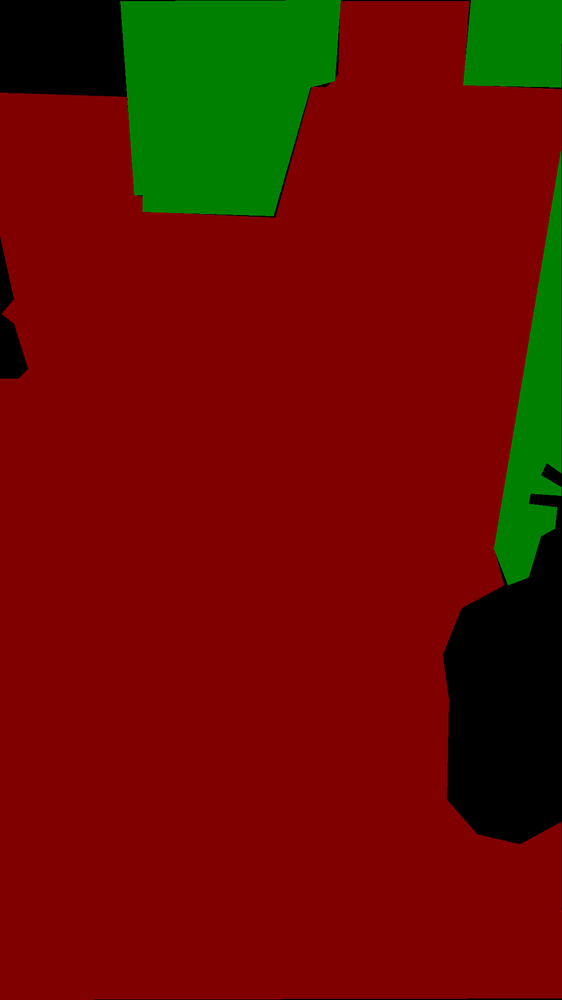
#> input picture models/research/deeplab/datasets/Bontouch/hallway_dataset_voc/SegmentationClassPNG/Hallway_frame0009.png, 562 x 1000 px, shrunk from 1080 x 1920 before the run, given in place of Hallway_frame0009.jpg, which was not available
$ python relabel_bontouch_dataset.py   (Python 2 division)
#> lines starting #> are read from the running program, lines starting #| are printed output that depends on the picture; pictures that were not available may be replaced by others from this repository, and a replacement may not be noted
### models/research/deeplab/datasets/visualize_data.py
from PIL import Image
import numpy as np

from matplotlib import gridspec
from matplotlib import pyplot as plt

def create_pascal_label_colormap():
    colormap = np.zeros((256, 3), dtype=int)
    ind = np.arange(256, dtype=int)

    for shift in reversed(range(8)):
        for channel in range(3):
            colormap[:, channel] |= ((ind >> channel) & 1) << shift
        ind >>= 3

    return colormap

def label_to_color_image(label):
    if label.ndim != 2:
        raise ValueError('Expect 2-D input label')

    colormap = create_pascal_label_colormap()

    if np.max(label) >= len(colormap):
        raise ValueError('label value too large.')

    return colormap[label]

# [31 lines left out: function vis_segmentation, not called in this run]


LABEL_NAMES = np.asarray([
    'background', 'wall', 'floor'
])

FULL_LABEL_MAP = np.arange(len(LABEL_NAMES)).reshape(len(LABEL_NAMES), 1)
FULL_COLOR_MAP = label_to_color_image(FULL_LABEL_MAP)

### models/research/deeplab/datasets/relabel_bontouch_dataset.py
from PIL import Image
import numpy as np
import os
import glob
import sys
import visualize_data

cwd = os.getcwd()

def relabel_images(files):
    count = 0
    for filename in files:
        org_file  = filename.replace("SegmentationClassPNG", "images", 1)
        org_file  = org_file.replace("png", "jpg", 1)
        org_image = Image.open(cwd+"/"+org_file)
#> org_image is the input picture: PIL image 562x1000 RGB; mean R, G, B 104.1, 13.8, 0
        #Converts img to grayscale
        im = Image.open(filename).convert('L')
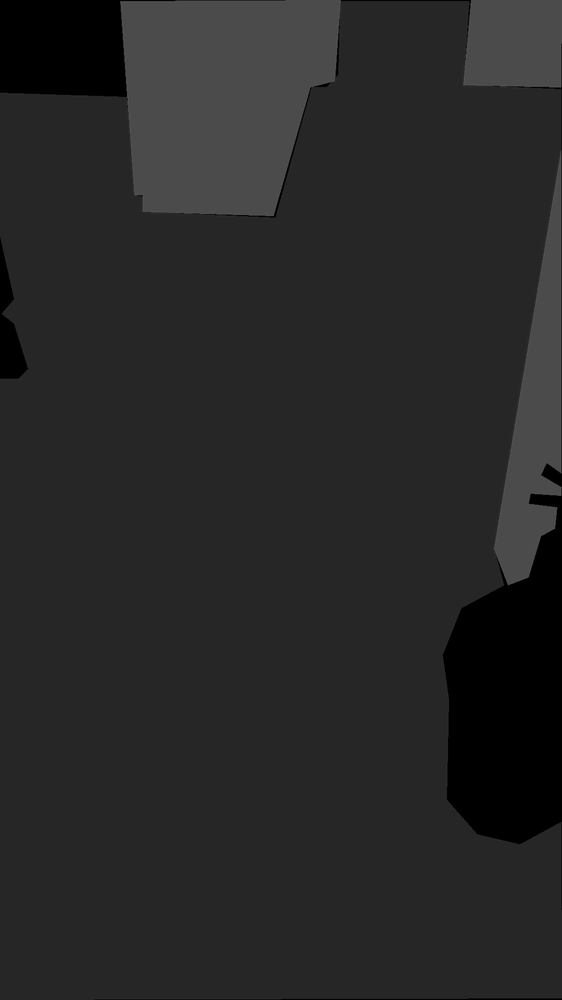
#> im: PIL image 562x1000 L; min 0, max 87, mean 39
        count += 1

        im_mat=np.asarray(im.getdata(),dtype=np.uint8).reshape((im.size[1],im.size[0]))
        im_vis = visualize_data.label_to_color_image(im_mat)
#> in label_to_color_image (call 2), `return colormap[label]`:
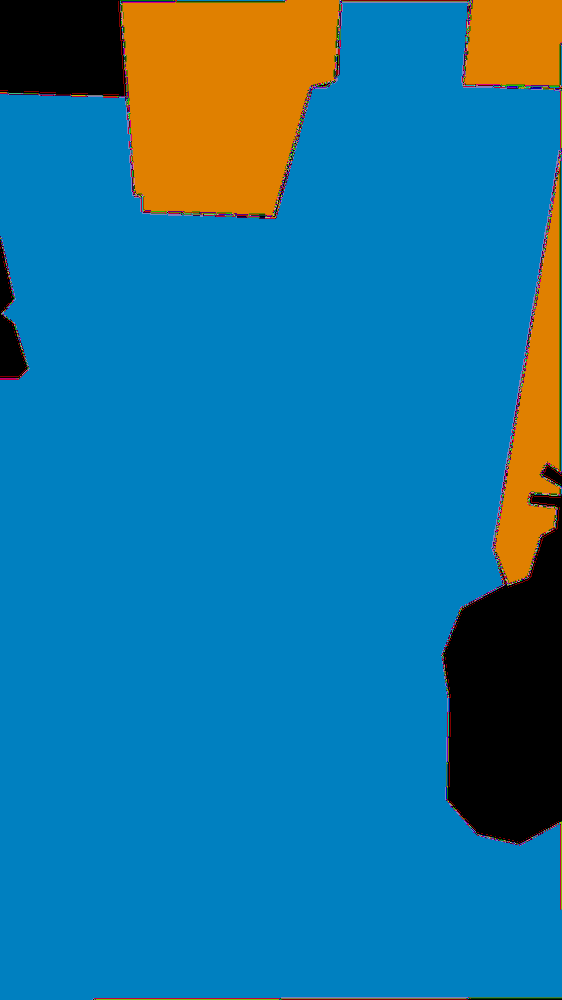
#> returned value: shape (1000, 562, 3) int64; mean of channels 0, 1, 2 24.7, 117.5, 156.1; drawn as R, G, B

        im_mat[im_mat==38] = 1
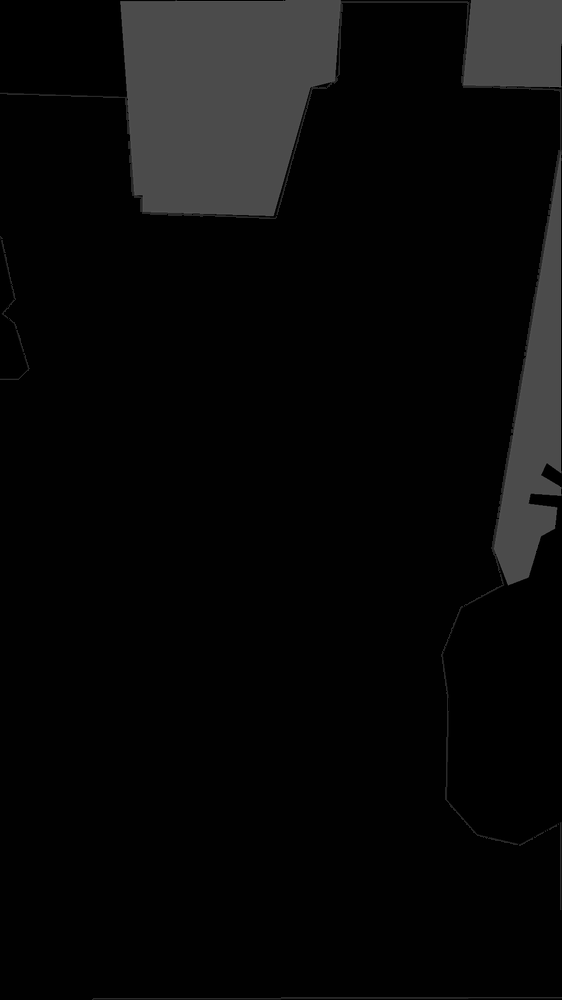
#> im_mat: shape (1000, 562); min 0, max 87, mean 9.2
        im_mat[im_mat==75] = 2
        im_mat[im_mat>2] = 0
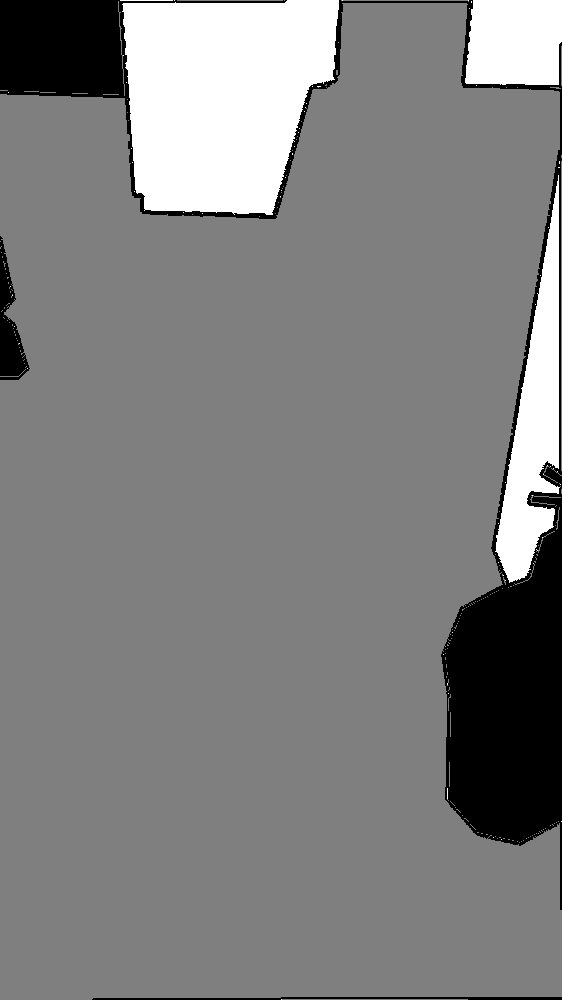
#> im_mat: shape (1000, 562); min 0, max 2, mean 1.01; drawn with min black and max white

        im_mat=np.asarray(im_mat,dtype=np.uint8)
        img=Image.fromarray(im_mat,mode='L')

        #visualize_data.vis_segmentation(im_vis, im_mat, im, 1)

        im.close()

        sys.stdout.write('\r>> Relabeling image %d/%d' % (count, len(files)))
        sys.stdout.flush()

        filename = filename.replace("SegmentationClassPNG", "raw_segmentation", 1)
        img.save(filename)
        img.close()
    sys.stdout.write('\n')
    sys.stdout.flush()

# Values after converting rgb segmap to grayscale
# 1 (floor) <- 38
# 2 (wall) <- 75

hallway_dir = cwd + "/Bontouch/hallway_dataset/raw_segmentation"
if(not os.path.isdir(hallway_dir)):
    os.mkdir(hallway_dir)
hallway_files = glob.glob("Bontouch/hallway_dataset/SegmentationClassPNG/*.png")

aula_dir = cwd + "/Bontouch/aula_dataset/raw_segmentation"
if(not os.path.isdir(aula_dir)):
    os.mkdir(aula_dir)
aula_files = glob.glob("Bontouch/aula_dataset/SegmentationClassPNG/*.png")

diningroom_dir = cwd + "/Bontouch/diningroom_dataset/raw_segmentation"
if(not os.path.isdir(diningroom_dir)):
    os.mkdir(diningroom_dir)
diningroom_files = glob.glob("Bontouch/diningroom_dataset/SegmentationClassPNG/*.png")

livingroom_dir = cwd + "/Bontouch/livingroom_dataset/raw_segmentation"
if(not os.path.isdir(livingroom_dir)):
    os.mkdir(livingroom_dir)
livingroom_files = glob.glob("Bontouch/livingroom_dataset/SegmentationClassPNG/*.png")

kitchen_dir = cwd + "/Bontouch/kitchen_dataset/raw_segmentation"
if(not os.path.isdir(kitchen_dir)):
    os.mkdir(kitchen_dir)
kitchen_files = glob.glob("Bontouch/kitchen_dataset/SegmentationClassPNG/*.png")

print "relabeling hallway segment"
relabel_images(hallway_files)
print "relabeling aula segment"
relabel_images(aula_files)
print "relabeling dining room segment"
relabel_images(diningroom_files)
print "relabeling living room segment"
relabel_images(livingroom_files)
print "relabeling kitchen segment"
relabel_images(kitchen_files)
